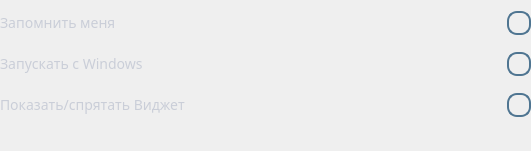
   <widget class="QWidget" name="widget_3" native="true">
    <property name="geometry">
     <rect>
      <x>20</x>
      <y>70</y>
      <width>531</width>
      <height>151</height>
     </rect>
    </property>
    <property name="minimumSize">
     <size>
      <width>521</width>
      <height>151</height>
     </size>
    </property>
    <property name="maximumSize">
     <size>
      <width>531</width>
      <height>151</height>
     </size>
    </property>
    <widget class="QWidget" name="gridLayoutWidget">
     <property name="geometry">
      <rect>
       <x>0</x>
       <y>0</y>
       <width>531</width>
       <height>131</height>
      </rect>
     </property>
     <layout class="QGridLayout" name="gridLayout">
      <item row="2" column="0">
       <widget class="QLabel" name="label_8">
        <property name="font">
         <font>
          <family>Copperplate Gothic Light</family>
          <pointsize>-1</pointsize>
          <italic>false</italic>
          <bold>false</bold>
         </font>
        </property>
        <property name="styleSheet">
         <string notr="true">color: rgb(202, 206, 216);
font-size: 14px;</string>
        </property>
        <property name="text">
         <string>Показать/спрятать Виджет</string>
        </property>
        <property name="margin">
         <number>2</number>
        </property>
       </widget>
      </item>
      <item row="1" column="0">
       <widget class="QLabel" name="label_7">
        <property name="font">
         <font>
          <family>Copperplate Gothic Light</family>
          <pointsize>-1</pointsize>
          <italic>false</italic>
          <bold>false</bold>
         </font>
        </property>
        <property name="styleSheet">
         <string notr="true">color: rgb(202, 206, 216);
font-size: 14px;</string>
        </property>
        <property name="text">
         <string>Запускать с Windows</string>
        </property>
        <property name="margin">
         <number>2</number>
        </property>
       </widget>
      </item>
      <item row="0" column="0">
       <widget class="QLabel" name="label_6">
        <property name="font">
         <font>
          <family>Copperplate Gothic Light</family>
          <pointsize>-1</pointsize>
          <italic>false</italic>
          <bold>false</bold>
         </font>
        </property>
        <property name="styleSheet">
         <string notr="true">color: rgb(202, 206, 216);
font-size: 14px;</string>
        </property>
        <property name="text">
         <string>Запомнить меня</string>
        </property>
        <property name="margin">
         <number>2</number>
        </property>
       </widget>
      </item>
      <item row="2" column="1">
       <widget class="QCheckBox" name="showHideWidgetChecker">
        <property name="layoutDirection">
         <enum>Qt::RightToLeft</enum>
        </property>
        <property name="styleSheet">
         <string notr="true">QCheckBox{
color: rgb(202, 206, 216);
font-size: 14px;
font: &quot;Copperplate Gothic Light&quot;;
}

QCheckBox::indicator
{
border : 2px solid rgb(79, 117, 145);
width : 20px;
height : 20px;
border-radius : 10px;
}


QCheckBox::hover {
	color: #9ebad6
}


QCheckBox::hover::checked {
	border: solid #232933;
}
/*
QCheckBox:hover::unchecked {
	border: solid rgb(79, 117, 145);
}


QCheckBox:indicator: {
	border: 4px
}

QCheckBox:indicator:unchecked:hover {
	color:#576e84
}
*/

QCheckBox::indicator::checked
{
	image: url(:/Pngs/Assets/ICLight/check.png);
}
</string>
        </property>
        <property name="text">
         <string/>
        </property>
       </widget>
      </item>
      <item row="1" column="1">
       <widget class="QCheckBox" name="windowsStartChecker">
        <property name="layoutDirection">
         <enum>Qt::RightToLeft</enum>
        </property>
        <property name="styleSheet">
         <string notr="true">QCheckBox{
color: rgb(202, 206, 216);
font-size: 14px;
font: &quot;Copperplate Gothic Light&quot;;
}

QCheckBox::indicator
{
border : 2px solid rgb(79, 117, 145);
width : 20px;
height : 20px;
border-radius : 10px;
}


QCheckBox::hover {
	color: #9ebad6
}


QCheckBox::hover::checked {
	border: solid #232933;
}

QCheckBox::indicator::checked
{
	image: url(:/Pngs/Assets/ICLight/check.png);
}
</string>
        </property>
        <property name="text">
         <string/>
        </property>
       </widget>
      </item>
      <item row="0" column="1">
       <widget class="QCheckBox" name="rememberMeChecker">
        <property name="layoutDirection">
         <enum>Qt::RightToLeft</enum>
        </property>
        <property name="styleSheet">
         <string notr="true">QCheckBox{
color: rgb(202, 206, 216);
font-size: 14px;
font: &quot;Copperplate Gothic Light&quot;;
}

QCheckBox::indicator
{
border : 2px solid rgb(79, 117, 145);
width : 20px;
height : 20px;
border-radius : 10px;
}


QCheckBox::hover {
	color: #9ebad6
}


QCheckBox::hover::checked {
	border: solid #232933;
}
/*
QCheckBox:hover::unchecked {
	border: solid rgb(79, 117, 145);
}


QCheckBox:indicator: {
	border: 4px
}

QCheckBox:indicator:unchecked:hover {
	color:#576e84
}
*/

QCheckBox::indicator::checked
{
	image: url(:/Pngs/Assets/ICLight/check.png);
}
</string>
        </property>
        <property name="text">
         <string/>
        </property>
        <property name="checked">
         <bool>true</bool>
        </property>
       </widget>
      </item>
     </layout>
    </widget>
   </widget>
